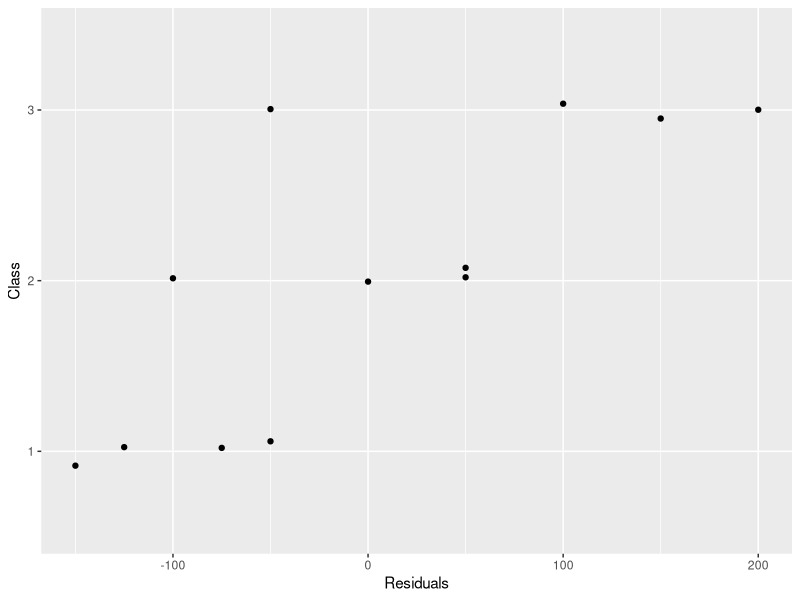
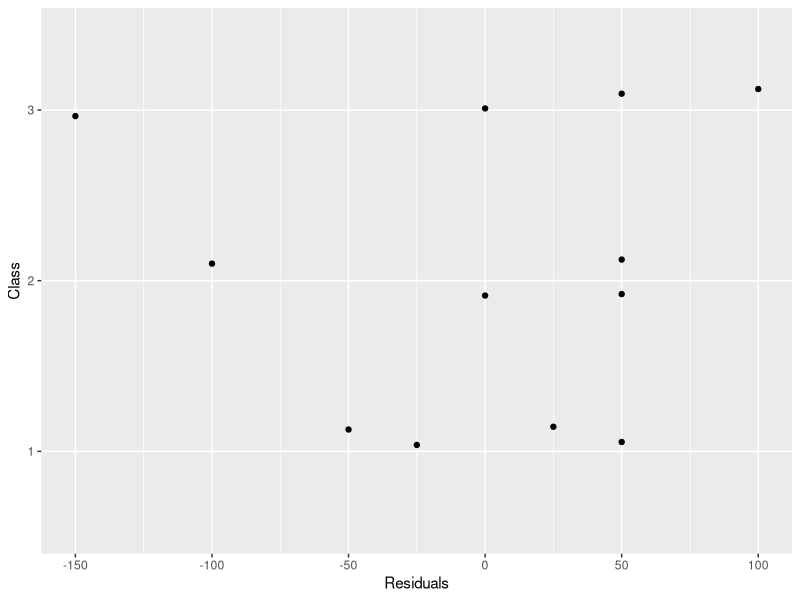
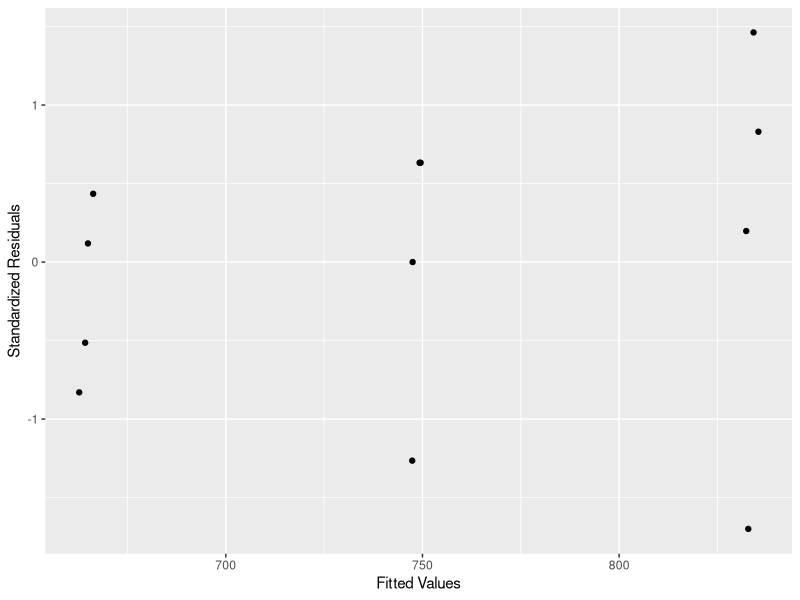
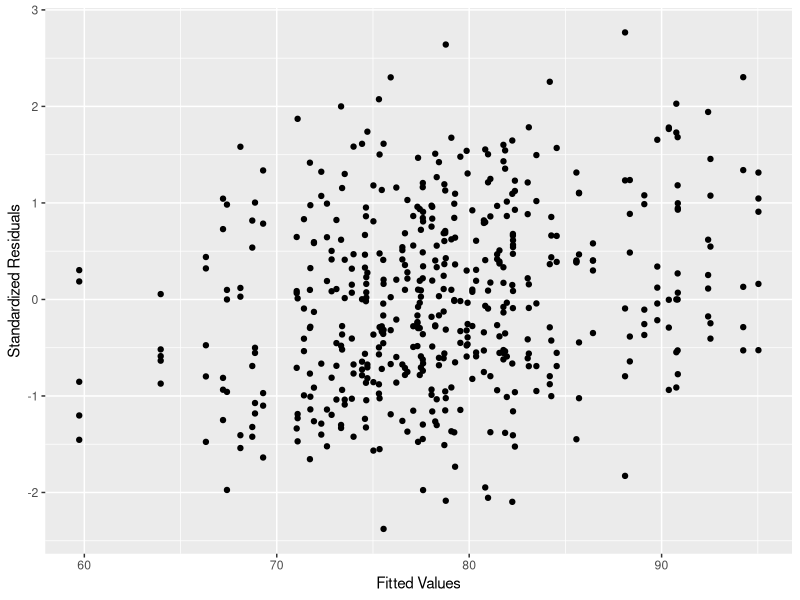
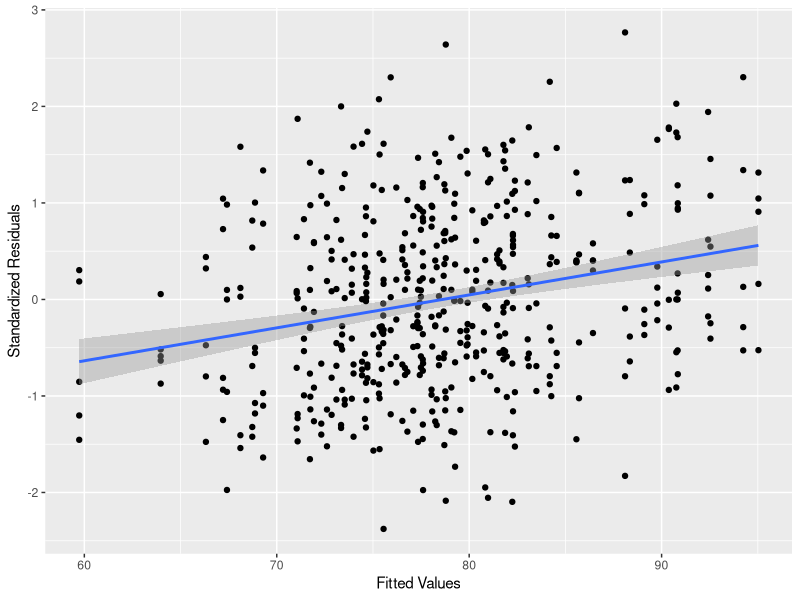
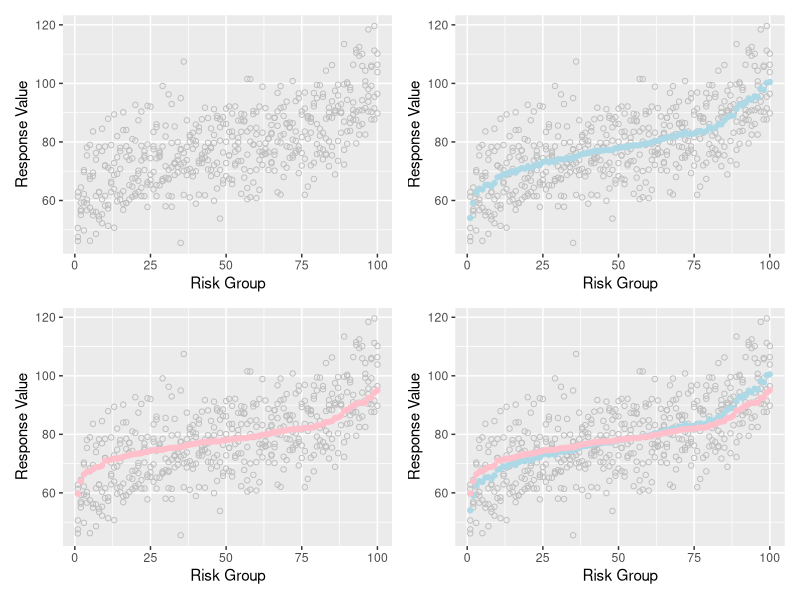
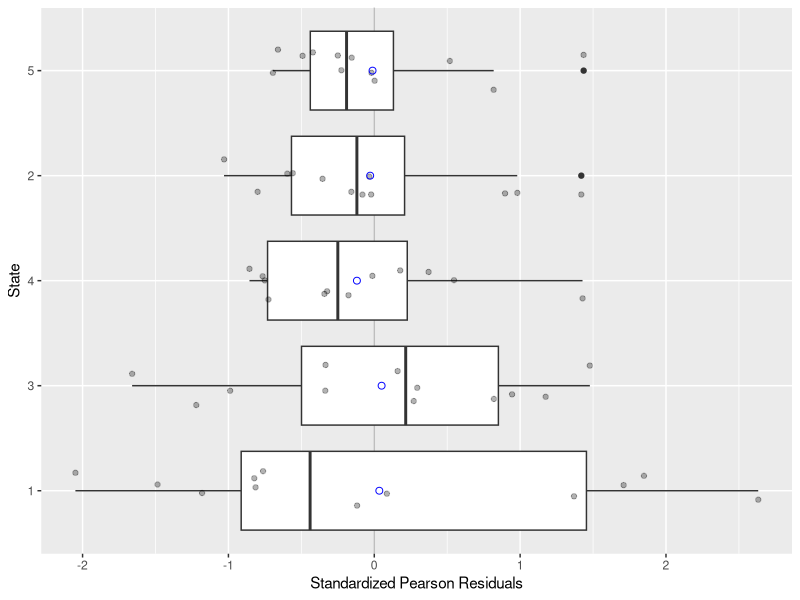
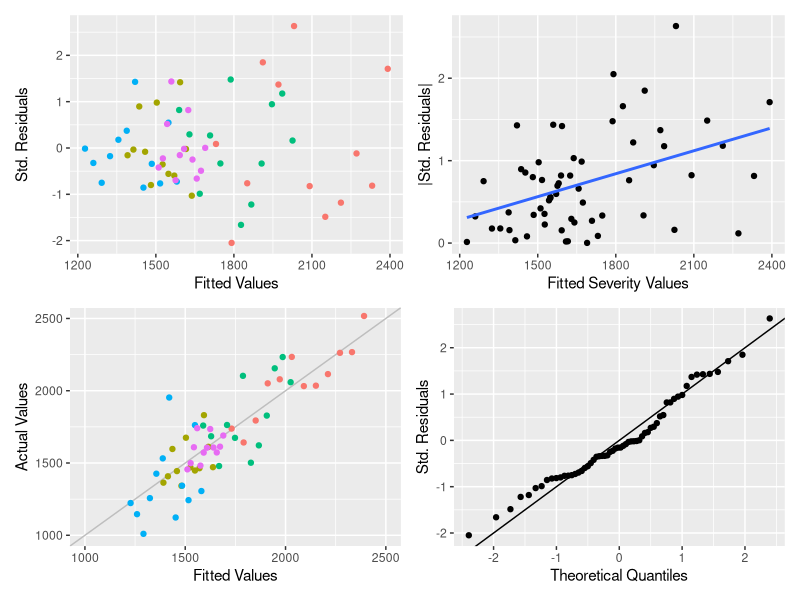

Recreate these plots in R, in order.
## ---- chunk 1
#| include: false

library(tidyverse)
library(patchwork)
library(lme4)
library(mvtnorm)
## ---- chunk 2
dta <- tibble(class = factor(rep(1:3, each = 4),
                             levels = 1:3),
              time = rep(1:4, times = 3),
              value = c(625, 675, 600, 700,
                        750, 800, 650, 800,
                        900, 700, 850, 950))
## ---- chunk 3
BB.null.lm <- lm(value ~ 1,
                 data = dta)
(sBB.null.lm <- summary(BB.null.lm))
## ---- chunk 4
#| echo: true

dta$res.null <- resid(BB.null.lm)
## ---- chunk 5
#| label: fig-BB-null-ols-residuals
#| fig-cap: "Ordinary least squares residuals for the balanced B&uuml;hlmann example data. Note that the residuals for class #1 all have the same sign and nearly all points for class #3 also have the same sign. We introduced a slight amount of vertical jittering to avoid over plotting a pair of residuals."

ggplot(data = dta,
       mapping = aes(x = res.null,
                     y = class)) +
  geom_jitter(width = 0, height = 0.1) +
  labs(x = "Residuals",
       y = "Class")
## ---- chunk 6
BB.class.lm <- lm(value ~ class - 1,
                  data = dta)
(sBB.class.lm <- summary(BB.class.lm))
## ---- chunk 7
#| echo: true

dta$res.class <- resid(BB.class.lm)
## ---- chunk 8
#| label: fig-BB-class-ols-residuals
#| fig-cap: "Ordinary least squares residuals for the balanced B&uuml;hlmann example data with a mean estimate for each class. Note that now all the residuals are centered around zero. We introduced a slight amount of vertical jittering to avoid over plotting a pair of residuals."

ggplot(data = dta,
       mapping = aes(x = res.class,
                     y = class)) +
  geom_jitter(width = 0, height = 0.2) +
  labs(x = "Residuals",
       y = "Class")
## ---- chunk 9
BB.mx <- lmer(value ~ 1 + (1 | class),
              data = dta)
## ---- chunk 10
(sBB.mx <- summary(BB.mx))
## ---- chunk 11
round(ranef(BB.mx)$class, 3)
## ---- chunk 12
dta$mu.mx <- fitted(BB.mx)
dta$sres.mx <- resid(BB.mx, type = "pearson", scaled = TRUE)
## ---- chunk 13
#| label: fig-BB-mixed-standardized-residuals
#| fig-cap: "Standardized residuals for the balanced B&uuml;hlmann data fitted with the mixed model. Note that all residuals are within 1.5 standard deviations from zero.  We added a bit of horizontal jittering to avoid over plotting a pair of residuals."

ggplot(data = dta,
       mapping = aes(x = mu.mx,
                     y = sres.mx)) +
  geom_jitter(width = 3, height = 0) +
  labs(x = "Fitted Values",
       y = "Standardized Residuals")
## ---- chunk 14
#| include: false

rm(list = c(ls(pattern = "s*BB"), "dta"))
## ---- chunk 15
bs.dta <- read_csv("BS-simulated-data.csv",
                   col_types = "fdd")
## ---- chunk 16
BS.mx <- lmer(X.jt ~ 1 + (1 | risk),
              data = bs.dta,
              weights = W.jt)
## ---- chunk 17
(sBS.mx <- summary(BS.mx))
## ---- chunk 18
round(ranef(BS.mx)$risk[1:20,1], 3)
## ---- chunk 19
round(fixef(BS.mx) + ranef(BS.mx)$risk[1:20, 1], 3)
## ---- chunk 20
bs.dta$mu.mx <- fitted(BS.mx)
bs.dta$sres.mx <- resid(BS.mx, type = "pearson", scaled = TRUE)
## ---- chunk 21
#| label: fig-BS-FV-vs-SR
#| fig-cap: "Diagnostic plot for the linear mixed model with random intercepts fitted to the simulated B&uuml;hlmann-Straub data. All the standardized residuals are within 2.5 standard deviations from the origin. The overall impression is that of a random cloud of points."

ggplot(data = bs.dta,
       mapping = aes(x = mu.mx,
                     y = sres.mx)) +
  geom_point() + 
  labs(x = "Fitted Values",
       y = "Standardized Residuals")
## ---- chunk 22
BS.lm <- lm(sres.mx ~ mu.mx,
            data = bs.dta)
(sBS.lm <- summary(BS.lm))
## ---- chunk 23
#| message: false

ggplot(data = bs.dta,
       mapping = aes(x = mu.mx,
                     y = sres.mx)) +
  geom_point() +
  geom_smooth(method = "lm") +
  labs(x = "Fitted Values",
       y = "Standardized Residuals")
## ---- chunk 24
#| include: false

rsk <- bs.dta %>%
  group_by(risk) %>%
  summarize(W.jb = sum(W.jt),
            X.bar.j = sum(W.jt * X.jt) / sum(W.jt),
            mu.j = first(mu.mx))
rsk$mu.rnk <- rank(rsk$mu.j)
dtb <- left_join(bs.dta, rsk, by = "risk")
## ---- chunk 25
#| label: fig-BS-shrinkage-effect
#| fig-cap: "The top-left panel shows the simulated B&uuml;hlmann-Straub data where the risk groups have been ordered from smallest fitted value to largest. The fitted values come from the linear mixed model and coincide with the credibility weighted values. The top-right panel shows the fitted values and the bottom-left panel shows the average response value for each risk group. The bottom-right panel combines all three panels.  Note that the fitted values have been shrunk towards the overall mean value of approximately 80."

p1 <- ggplot(data = dtb,
             mapping = aes(x = mu.rnk,
                           y = X.jt)) + 
  geom_point(color = "gray", pch = 1) + 
  labs(x = "Risk Group",
       y = "Response Value")

p2 <- p1 + geom_point(data = rsk,
                      mapping = aes(x = mu.rnk,
                                    y = X.bar.j),
                      color = "lightblue")

p3 <- p1 + geom_point(data = rsk,
                      mapping = aes(x = mu.rnk,
                                    y = mu.j),
                      color = "pink")

p4 <- p2 + geom_point(data = rsk,
                      mapping = aes(x = mu.rnk,
                                    y = mu.j),
                      color = "pink")

(p1 + p2) / (p3 + p4)
## ---- chunk 26
#| include: false

rm(list = ls(pattern = "s*[Bb][Ss]"))
rm(list = ls(pattern = "p+"))
rm(rsk, dtb)
## ---- chunk 27
hm.dta <- read_csv("hachemeister-data.csv",
                   col_types = "fidd")
## ---- chunk 28
hm.mixed.1 <- lmer(severity ~ time + (time | state),
                   data = hm.dta,
                   weights = claims/1000)
## ---- chunk 29
summary(hm.mixed.1)
## ---- chunk 30
print(VarCorr(hm.mixed.1), comp = "Variance")
## ---- chunk 31
eigen(VarCorr(hm.mixed.1)$state)$value
## ---- chunk 32
hm.mixed.2 <- lmer(severity ~ time + (1 | state) + (0 + time | state),
                   data = hm.dta,
                   weights = claims/1000)
summary(hm.mixed.2)
## ---- chunk 33
ranef(hm.mixed.2)$state
## ---- chunk 34
round(fixef(hm.mixed.2) + t(as.matrix(ranef(hm.mixed.2)$state)), 2)
## ---- chunk 35
CG <- with(hm.dta,
           tapply(time * claims, state, sum) /
             tapply(claims, state, sum))
hm.dta$ctime <- hm.dta$time - CG[hm.dta$state]
rm(CG)
## ---- chunk 36
hm.mixed.3 <- lmer(severity ~ ctime + (1 | state) + (0 + ctime | state),
                   data = hm.dta,
                   weights = claims/1000)
summary(hm.mixed.3)
## ---- chunk 37
round(fixef(hm.mixed.3) + t(as.matrix(ranef(hm.mixed.3)$state)), 2)
## ---- chunk 38
#| echo: true

hm.dta$mu <- fitted(hm.mixed.3)
hm.dta$rPS <- resid(hm.mixed.3, 
                    type = "pearson", 
                    scaled = TRUE)
iqr <- tapply(hm.dta$rPS, hm.dta$state, 
              function(x) diff(quantile(x, c(0.25, 0.75))))
o.iqr <- order(iqr, decreasing = TRUE)
hm.dta$state.iqr <- fct_relevel(hm.dta$state,
                                levels(hm.dta$state)[o.iqr])
rm(iqr, o.iqr)
## ---- chunk 39
#| echo: true
#| label: fig-hm-mixed-3-boxplot-within-residuals
#| fig-cap: "Boxplots and underlying data of standardized residuals for the `hm.mixed.3` model. The large blue circle is the average value of the residuals. The states have been ordered by the size of the interquartile range of their residuals."

ggplot(data = hm.dta,
       mapping = aes(x = rPS,
                     y = state.iqr)) +
  geom_vline(xintercept = 0, color = "gray") +
  geom_boxplot() +
  geom_jitter(height = 0.2,
              alpha = 0.3) +
  stat_summary(fun = mean,
               geom = "point", pch = 1,
               color = "blue", size = 2) +
  labs(x = "Standardized Pearson Residuals",
       y = "State")
## ---- chunk 40
#| echo: true
#| message: false
#| label: fig-hm-mixed-3-diagnostic-plots
#| fig-cap: "Diagnostic plots for the `hm.mixed.3` model."

p1 <- ggplot(data = hm.dta,
       mapping = aes(x = mu,
                     y = rPS,
       color = state)) +
  geom_point() +
  labs(x = "Fitted Values",
       y = "Std. Residuals") +
  theme(legend.position = "none")

p2 <- ggplot(data = hm.dta,
       mapping = aes(x = mu,
                     y = abs(rPS))) +
  geom_point() +
  geom_smooth(method = "lm",
              se = FALSE) +
  labs(x = "Fitted Severity Values",
       y = "|Std. Residuals|") +
  theme(legend.position = "none")

p3 <- ggplot(data = hm.dta,
       mapping = aes(x = mu,
                     y = severity,
                     color = state)) +
  geom_abline(intercept = 0, slope = 1,
              color = "gray") +
  geom_point() +
  coord_cartesian(xlim = c(1000, 2500),
                  ylim = c(1000, 2500)) +
  labs(x = "Fitted Values",
       y = "Actual Values") +
  theme(legend.position = "none")

p4 <- ggplot(data = hm.dta,
       mapping = aes(sample = rPS)) +
  geom_qq() +
  geom_abline(slope = 1, intercept = 0) +
  labs(x = "Theoretical Quantiles",
       y = "Std. Residuals") +
  theme(legend.position = "none")

(p1 + p2) / (p3 + p4)
rm(list = ls(pattern = "p+"))
## ---- chunk 41
#| include: false

tbl <- pivot_longer(ranef(hm.mixed.3)$state,
                    cols = 1:2,
                    names_to = "term",
                    values_to = "estimate")
ta <- filter(tbl, term == "(Intercept)") 
ta <- ta[order(ta$estimate),]
ta$f.val <- (1:5 - 0.5) / 5
ta$qn <- qnorm(ta$f.val)
tb <- filter(tbl, term == "ctime")
tb <- tb[order(tb$estimate),]
tb$f.val <- (1:5 - 0.5) / 5
tb$qn <- qnorm(ta$f.val)
tbl <- bind_cols(rep(1:5, each = 2),
                 bind_rows(ta, tb))
rm(ta,tb)
## ---- chunk 42
#| echo: true
#| label: fig-hm-mixed-3-model-normal-plot-random-effects
#| fig-cap: "QQ-plots of the random effects for the Hachemeister `hm.mixed.3` model."

p1 <- ggplot(data = filter(tbl, term == "(Intercept)"),
             mapping = aes(x = estimate,
                           y = qn)) +
  geom_point() +
  labs(x = "Intercept Random Effects",
       y = "Std. Normal Quantiles")
p2 <- ggplot(data = filter(tbl, term == "ctime"),
             mapping = aes(x = estimate,
                           y = qn)) +
  geom_point() +
  labs(x = "ctime Random Effects",
       y = "Std. Normal Quantiles")
p1 + p2
rm(tbl, p1, p2)
## ---- chunk 43
#| include: false

f <- function(r, sig.1 = 266.15, sig.2 = 21.13, N = 500) {
  n <- length(r)
  l <- letters[1:n]

  g <- function(rd) {
    x <- rd * sig.1 * seq(-1, 1, length = N)
    y.up <- sig.2 * sqrt(round(rd^2 - (x / sig.1)^2,
                               digits = 9))
    tb <- tibble(x = x, y.up = y.up, y.dn = -y.up)
    return(tb)
  }
  tbs <- map(as.list(r), g)
  tbs <- map2(tbs, as.list(l),
              ~ bind_cols("gp" = .y, .x))
  ans <- reduce(tbs, bind_rows)
  return(ans)
}
tbs <- f(c(1,2))
rm(f)
## ---- chunk 44
#| echo: true
#| label: fig-hm-mixed-3-model-homogeneity-random-effects
#| fig-cap: "Scatter plot of estimated random effects for model `hm.mixed.3` along with contour lines that are 1 and 2 standard deviations away from the origin."

ggplot(data = tbs,
       mapping = aes(x = x,
                     group = gp)) +
  geom_line(mapping = aes(y = y.up), color = "gray") +
  geom_line(mapping = aes(y = y.dn), color = "gray") +
  geom_point(data = bind_cols(gp = "z",
                              ranef(hm.mixed.3)$state),
             mapping = aes(x = `(Intercept)`,
                           y = ctime,
                           gp = NULL)) +
  labs(x = "(Intercept)",
       y = "Centered Time")
rm(tbs)
## ---- chunk 45
crit.points <- sqrt(qchisq(c(0.68, 0.95), df = 2))
names(crit.points) <- c("68%", "95%")
crit.points
## ---- chunk 46
N <- 2000
mu <- c(0,0)
D <- matrix(c(70838, 0, 0, 446),
            nrow = 2, ncol = 2)
## ---- chunk 47
set.seed(12837)
z <- rmvnorm(N, mean = mu, sigma = D)
## ---- chunk 48
tb <- as.data.frame(z)
names(tb) <- c("x", "y")
tb$md <- apply(z, 1, function(z) sqrt(t(z - mu) %*% solve(D) %*% (z - mu)))
tb$md.bin.1 <- cut(tb$md, 
                   breaks = c(-Inf, 1, 2, Inf), 
                   labels = c("d < 1", "1 <= d < 2", "d >= 2"))
tb$md.bin.2 <- cut(tb$md,
                   breaks = c(-Inf, crit.points, Inf),
                   labels =c("d < 1.509", "1.509 <= d < 2.448", "d >= 2.448"))
## ---- chunk 49
ggplot(data = tb,
       mapping = aes(x = x,
                     y = y,
                     color = md.bin.1)) +
  geom_point(alpha = 0.4) +
  labs(x = "Simulated Intercept Deviations",
       y = "Simulated Slope Deviations",
       color = "Distance")
## ---- chunk 50
xtabs( ~ md.bin.1, data = tb) / N
## ---- chunk 51
xtabs( ~ md.bin.2, data = tb) / N
## ---- chunk 52
#| include: false

rm(N, mu, D, z, tb, crit.points)
rm(list = ls(pattern = "hm.*"))
